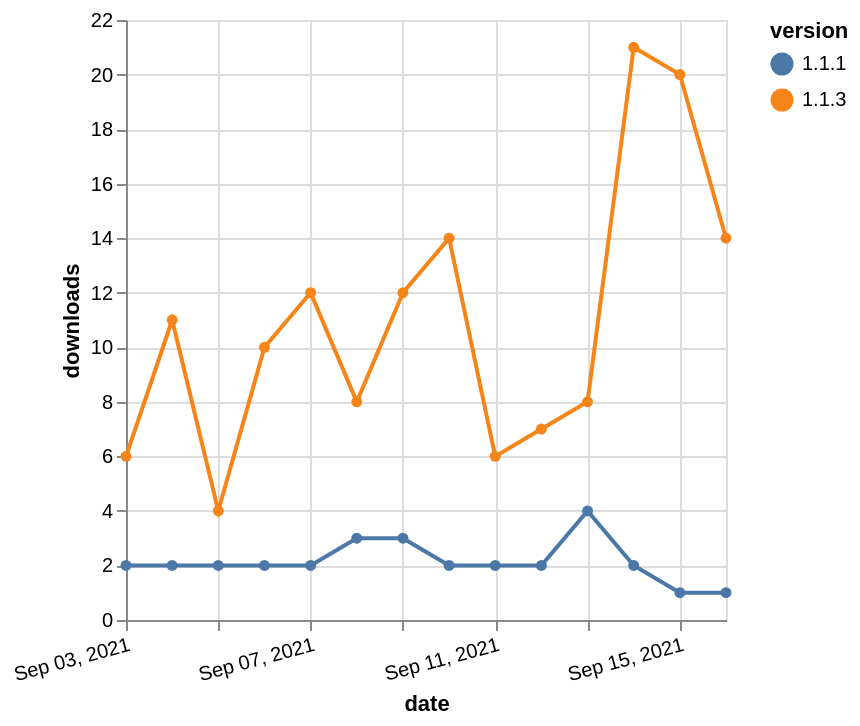

Write the Vega-Lite specification saved for this chart.
### Vega-Lite specification from a JSON file in a GitHub repository (floating-point values rounded to 4 significant figures)
{"$schema": "https://vega.github.io/schema/vega-lite/v5.json", "description": "A simple bar chart with embedded data.", "data": {"values": [{"date": "2021-09-03", "total": 14289, "delta": 6, "version": "1.1.3"}, {"date": "2021-09-04", "total": 14300, "delta": 11, "version": "1.1.3"}, {"date": "2021-09-05", "total": 14304, "delta": 4, "version": "1.1.3"}, {"date": "2021-09-06", "total": 14314, "delta": 10, "version": "1.1.3"}, {"date": "2021-09-07", "total": 14326, "delta": 12, "version": "1.1.3"}, {"date": "2021-09-08", "total": 14334, "delta": 8, "version": "1.1.3"}, {"date": "2021-09-09", "total": 14346, "delta": 12, "version": "1.1.3"}, {"date": "2021-09-10", "total": 14360, "delta": 14, "version": "1.1.3"}, {"date": "2021-09-11", "total": 14366, "delta": 6, "version": "1.1.3"}, {"date": "2021-09-12", "total": 14373, "delta": 7, "version": "1.1.3"}, {"date": "2021-09-13", "total": 14381, "delta": 8, "version": "1.1.3"}, {"date": "2021-09-14", "total": 14402, "delta": 21, "version": "1.1.3"}, {"date": "2021-09-15", "total": 14422, "delta": 20, "version": "1.1.3"}, {"date": "2021-09-16", "total": 14436, "delta": 14, "version": "1.1.3"}, {"date": "2021-09-03", "total": 3562, "delta": 2, "version": "1.1.1"}, {"date": "2021-09-04", "total": 3564, "delta": 2, "version": "1.1.1"}, {"date": "2021-09-05", "total": 3566, "delta": 2, "version": "1.1.1"}, {"date": "2021-09-06", "total": 3568, "delta": 2, "version": "1.1.1"}, {"date": "2021-09-07", "total": 3570, "delta": 2, "version": "1.1.1"}, {"date": "2021-09-08", "total": 3573, "delta": 3, "version": "1.1.1"}, {"date": "2021-09-09", "total": 3576, "delta": 3, "version": "1.1.1"}, {"date": "2021-09-10", "total": 3578, "delta": 2, "version": "1.1.1"}, {"date": "2021-09-11", "total": 3580, "delta": 2, "version": "1.1.1"}, {"date": "2021-09-12", "total": 3582, "delta": 2, "version": "1.1.1"}, {"date": "2021-09-13", "total": 3586, "delta": 4, "version": "1.1.1"}, {"date": "2021-09-14", "total": 3588, "delta": 2, "version": "1.1.1"}, {"date": "2021-09-15", "total": 3589, "delta": 1, "version": "1.1.1"}, {"date": "2021-09-16", "total": 3590, "delta": 1, "version": "1.1.1"}]}, "width": "container", "mark": {"type": "line", "point": {"filled": true}}, "encoding": {"x": {"field": "date", "type": "temporal", "timeUnit": "yearmonthdate", "title": "date", "axis": {"labelAngle": -15}}, "y": {"field": "delta", "type": "quantitative", "title": "downloads"}, "color": {"field": "version", "type": "nominal"}, "tooltip": {"field": "delta"}}}
